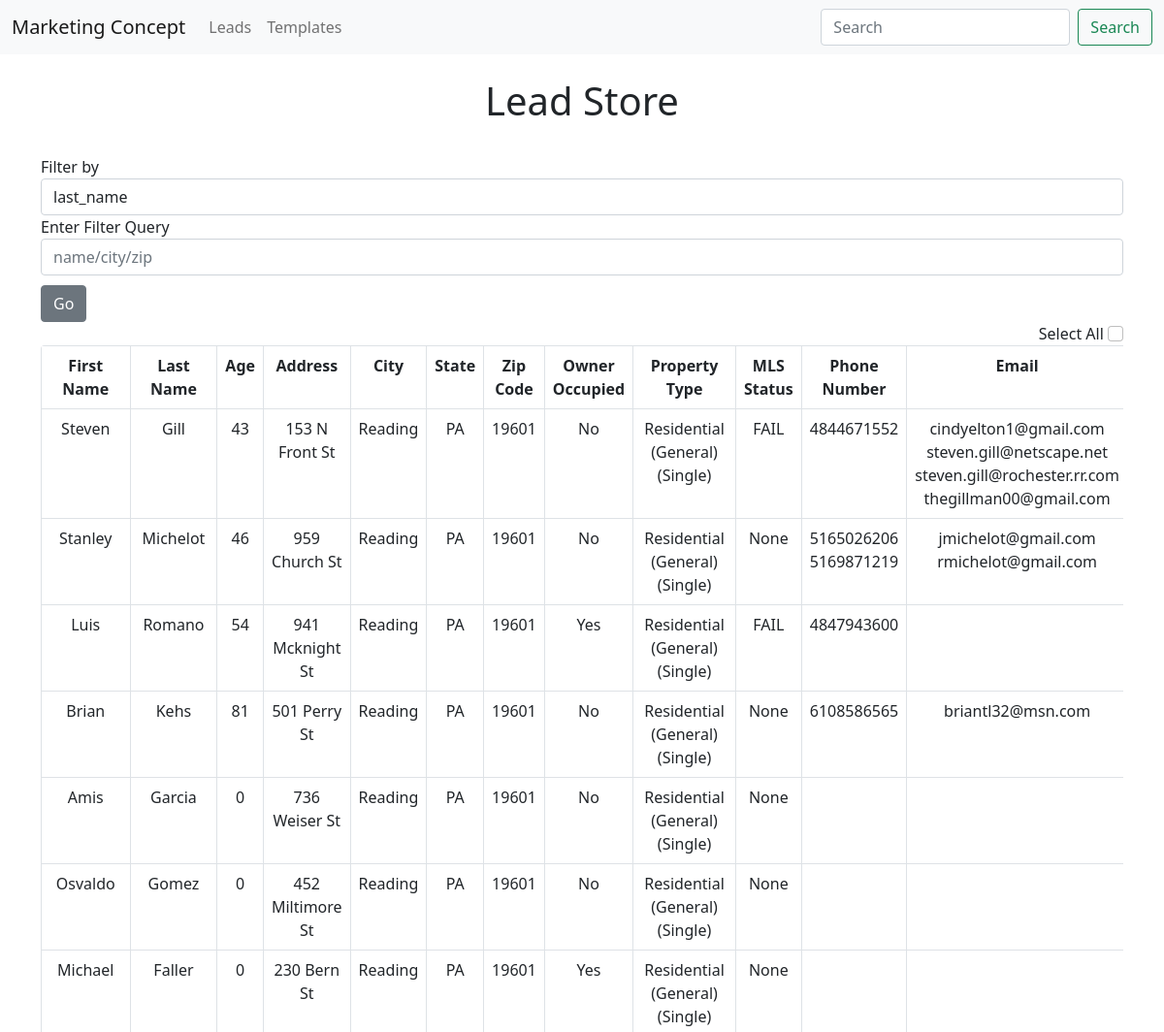
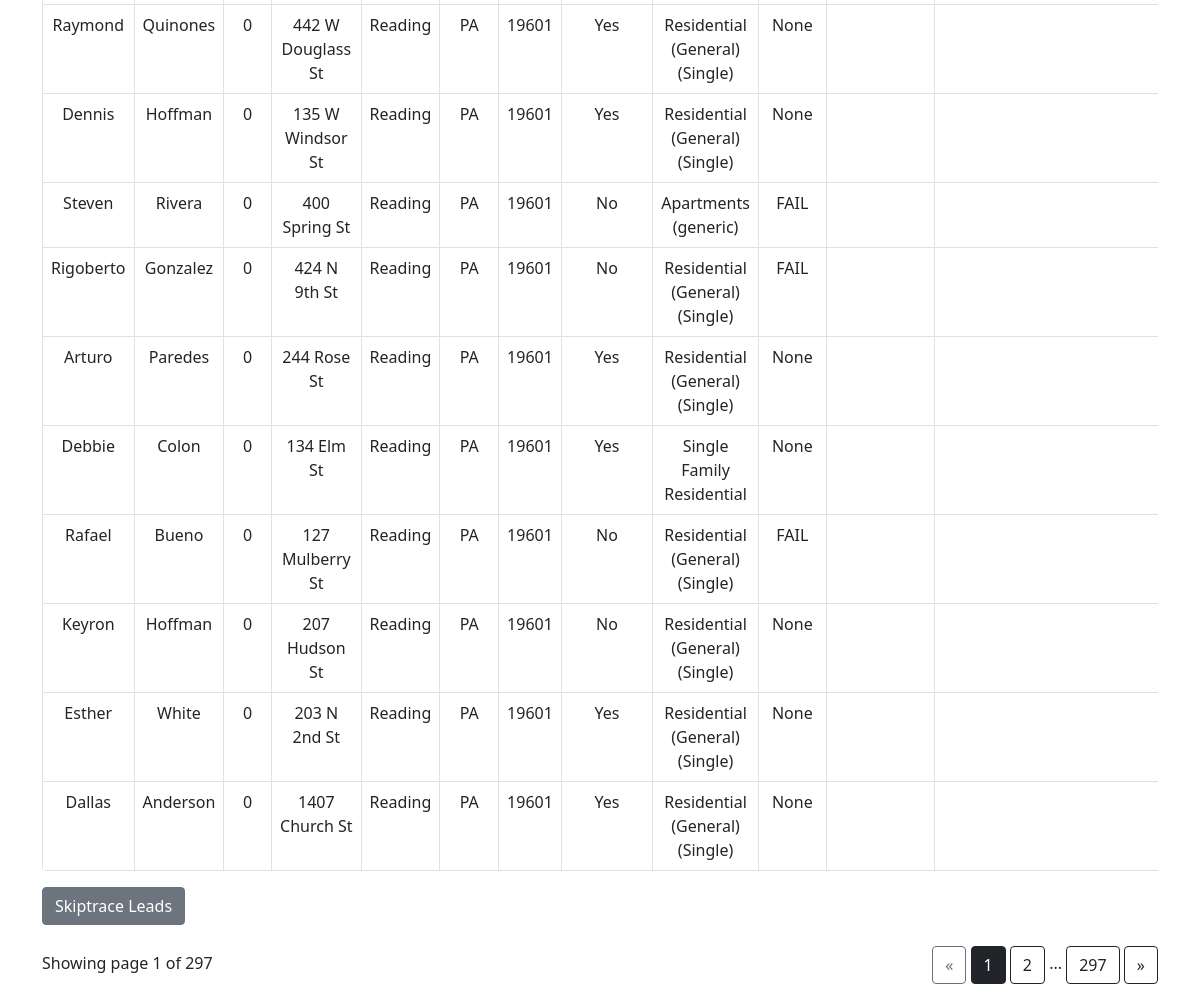
Page /leads on the committed database (2 pictures, top to bottom).
### app.py (models this page shows, shortened)
class Lead(db.Model):
    id = db.Column(db.Integer, primary_key=True)
    first_name = db.Column(db.String(200), nullable=False)
    last_name = db.Column(db.String(200), nullable=False)
    age = db.Column(db.Integer, default=0) #just added
    address = db.Column(db.String(200), nullable=False)
    city = db.Column(db.String(200), nullable=False)
    state = db.Column(db.String(200), nullable=False)
    zip = db.Column(db.String(200), nullable=False)
    owner_occupied = db.Column(db.String, nullable=False)
    property_type = db.Column(db.String, nullable=False)
    mls_status = db.Column(db.String, nullable=False)
    mobile_phones = db.relationship('Phone_Number', backref='lead')
    emails = db.relationship('Email', backref='lead')
    contacted = db.Column(db.Integer, default=0)
    contact_time = db.Column(db.DateTime)
    template_sent = db.Column(db.String(200), nullable=False)
    response = db.Column(db.String(200))
    motivation_level = db.Column(db.String(200), nullable=False)

class Phone_Number(db.Model):
    id = db.Column(db.Integer, primary_key=True)
    mobile_phone = db.Column(db.String(20), nullable=False)
    contacted = db.Column(db.Integer, default=0)
    contact_time = db.Column(db.DateTime)
    response = db.Column(db.String(200))
    lead_id = db.Column(db.Integer, db.ForeignKey('lead.id'))
    __table_args__ = (
        db.UniqueConstraint('lead_id', 'mobile_phone', name='unique_phone_numbers'),
    )

class Email(db.Model):
    id = db.Column(db.Integer, primary_key=True)
    email_address = db.Column(db.String(20), nullable=False)
    contacted = db.Column(db.Integer, default=0)
    contact_time = db.Column(db.DateTime)
    response = db.Column(db.String(200))
    lead_id = db.Column(db.Integer, db.ForeignKey('lead.id'))
    __table_args__ = (
        db.UniqueConstraint('lead_id', 'email_address', name='unique_emails'),
    )

### app.py (the view, shortened to what this page needs)
@app.route('/leads', methods=['POST', 'GET'])
def leads():
    page = request.args.get('page', 1, type=int)
    leads = db.session.query(Lead).paginate(page=page, per_page=ROWS_PER_PAGE)
    return render_template('leads.html', leads=leads)

### templates/leads.html (shortened to what this page needs)
{% extends 'base.html' %}
{% block body %}
<br><h1 style="text-align:center">Lead Store</h1><br>
<form class="form-inline" method="POST" action="{{ url_for('updated_filter') }}">
    <div class="form-group">
        <label for="exampleFormControlInput1">Filter by </label>
        <div class="input-group">
                <select name="comp_select" class="selectpicker form-control">
                    <option>last_name</option>
                </select>
        </div>
        <div class="form-group">
            <label for="exampleFormControlInput1">Enter Filter Query</label>
            <input name="info" class="form-control" id="exampleFormControlInput1" placeholder="name/city/zip">
        </div>
        <button type="submit" class="btn btn-secondary" style="margin-top: 10px;">Go</button>
    </div>
</form>
<span style="float: right;">Select All  <input class="form-check-input" type="checkbox"  id='updateme' onClick="toggle(this)"/></span><br/>
<div class="table-responsive">
    <form action="" method='POST'>
        <table class="table table-bordered" style="border-radius: 4px; overflow: hidden;">
            <tr>
                <th>First Name</th>
                <th>Last Name</th>
                <th>Age</th>
                <th>Address</th>
                <th>City</th>
                <th>State</th>
                <th>Zip Code</th>
                <th>Owner Occupied</th>
                <th>Property Type</th>
                <th>MLS Status</th>
                <th>Phone Number</th>
                <th>Email</th>
            </tr>
            {%  for lead in leads.items %}
                {% if lead.first_name %}
            <tr>
                <td>{{lead.first_name}}</td>
                <td>{{lead.last_name}}</td>
                <td>{{lead.age|int}}</td>
                <td>{{lead.address}}</td>
                <td>{{lead.city}}</td>
                <td>{{lead.state}}</td>
                <td>{{lead.zip}}</td>
                <td>{{lead.owner_occupied}}</td>
                <td>{{lead.property_type}}</td>
                <td>{{lead.mls_status}}</td>
                <td>
                    {% for mobile_phone in lead.mobile_phones %}
                        {{mobile_phone.mobile_phone
                            .replace(" ", "")
                            .replace("-", "")
                            .replace("(", "")
                            .replace(")", "")}}<br>
                    {% endfor %}
                </td>
                <td>
                    {% for email in lead.emails %}
                        {{email.email_address}}<br>
                    {% endfor %}
                </td>
            </tr>
                {% endif %}
            {% endfor %}
        </table>
        <button type='submit' class="btn btn-secondary" style="margin-bottom: 10px;">Skiptrace Leads</button>
    </form>
</div>
<div class="text-right" style="float: right; margin-top: 11px;">
    <a href="{{ url_for('leads', page=leads.prev_num) }}"
       class="btn btn-outline-dark
       {% if leads.page == 1 %}disabled{% endif %}">
        &laquo;
    </a>
    {% for page_num in leads.iter_pages(left_edge=1, right_edge=1, left_current=1, right_current=2) %}
{% if page_num %}
            {% if leads.page == page_num %}
            <a href="{{ url_for('leads', page=page_num) }}"
               class="btn btn-dark">
                {{ page_num }}
            </a>
            {% else %}
            <a href="{{ url_for('leads', page=page_num) }}"
               class="btn btn-outline-dark">
                {{ page_num }}
            </a>
            {% endif %}
        {% else %}
            ...
        {% endif %}
    {% endfor %}
    <a href="{{ url_for('leads', page=leads.next_num) }}"
       class="btn btn-outline-dark
       {% if leads.page == leads.pages %}disabled{% endif %}">
        &raquo;
    </a>
</div>
<p class="text-right mt-3">
   Showing page {{ leads.page }} of {{ leads.pages }}
</p>
{% endblock %}

### templates/base.html (shortened to what this page needs)
<!DOCTYPE html>
<html lang="en">
<head>
    <link rel="stylesheet" href="{{ url_for('static', filename='css/main.css')}}">
    <link href="https://cdn.jsdelivr.net/npm/bootstrap@5.0.2/dist/css/bootstrap.min.css" rel="stylesheet">
</head>
<body>
    {% include 'navbar.html' %}
    <div class="container">
        {% block body %}{%  endblock %}
    </div>
</body>
</html>

### templates/navbar.html (shortened to what this page needs)
<nav class="navbar navbar-expand-lg navbar-light bg-light">
    <div class="container-fluid">
      <a class="navbar-brand" href="{{ url_for('index') }}">Marketing Concept</a>
      <div class="collapse navbar-collapse" id="navbarSupportedContent">
        <ul class="navbar-nav me-auto mb-2 mb-lg-0">
          <li class="nav-item">
            <a class="nav-link" href="{{ url_for('leads') }}">Leads</a>
          </li>
          <li class="nav-item">
            <a class="nav-link" href="{{ url_for('templates') }}">Templates</a>
          </li>
        </ul>
        <form class="d-flex">
          <input class="form-control me-2" type="search" placeholder="Search" aria-label="Search">
          <button class="btn btn-outline-success" type="submit">Search</button>
        </form>
      </div>
    </div>
  </nav>

### static/css/main.css (style rules this page uses)
table, th, td { text-align: center; }

### rows in the picture
Lead: first_name "Steven", last_name "Gill", age "43", address "153 N Front St", city "Reading", state "PA", zip "19601", owner_occupied "No", property_type "Residential (General) (Single)", mls_status "FAIL"
Phone_Number: mobile_phone "4844671552"
Email: email_address "cindyelton1@gmail.com"
Email: email_address "steven.gill@netscape.net"
Email: email_address "steven.gill@rochester.rr.com"
Email: email_address "thegillman00@gmail.com"
Lead: first_name "Stanley", last_name "Michelot", age "46", address "959 Church St", city "Reading", state "PA", zip "19601", owner_occupied "No", property_type "Residential (General) (Single)", mls_status "None"
Phone_Number: mobile_phone "5165026206"
Phone_Number: mobile_phone "5169871219"
Email: email_address "jmichelot@gmail.com"
Email: email_address "rmichelot@gmail.com"
Lead: first_name "Luis", last_name "Romano", age "54", address "941 Mcknight St", city "Reading", state "PA", zip "19601", owner_occupied "Yes", property_type "Residential (General) (Single)", mls_status "FAIL"
Phone_Number: mobile_phone "4847943600"
Lead: first_name "Brian", last_name "Kehs", age "81", address "501 Perry St", city "Reading", state "PA", zip "19601", owner_occupied "No", property_type "Residential (General) (Single)", mls_status "None"
Phone_Number: mobile_phone "6108586565"
Email: email_address "briantl32@msn.com"
Lead: first_name "Amis", last_name "Garcia", age "0", address "736 Weiser St", city "Reading", state "PA", zip "19601", owner_occupied "No", property_type "Residential (General) (Single)", mls_status "None"
Lead: first_name "Osvaldo", last_name "Gomez", age "0", address "452 Miltimore St", city "Reading", state "PA", zip "19601", owner_occupied "No", property_type "Residential (General) (Single)", mls_status "None"
Lead: first_name "Michael", last_name "Faller", age "0", address "230 Bern St", city "Reading", state "PA", zip "19601", owner_occupied "Yes", property_type "Residential (General) (Single)", mls_status "None"
Lead: first_name "Raymond", last_name "Quinones", age "0", address "442 W Douglass St", city "Reading", state "PA", zip "19601", owner_occupied "Yes", property_type "Residential (General) (Single)", mls_status "None"
Lead: first_name "Dennis", last_name "Hoffman", age "0", address "135 W Windsor St", city "Reading", state "PA", zip "19601", owner_occupied "Yes", property_type "Residential (General) (Single)", mls_status "None"
Lead: first_name "Steven", last_name "Rivera", age "0", address "400 Spring St", city "Reading", state "PA", zip "19601", owner_occupied "No", property_type "Apartments (generic)", mls_status "FAIL"
Lead: first_name "Rigoberto", last_name "Gonzalez", age "0", address "424 N 9th St", city "Reading", state "PA", zip "19601", owner_occupied "No", property_type "Residential (General) (Single)", mls_status "FAIL"
Lead: first_name "Arturo", last_name "Paredes", age "0", address "244 Rose St", city "Reading", state "PA", zip "19601", owner_occupied "Yes", property_type "Residential (General) (Single)", mls_status "None"
Lead: first_name "Debbie", last_name "Colon", age "0", address "134 Elm St", city "Reading", state "PA", zip "19601", owner_occupied "Yes", property_type "Single Family Residential", mls_status "None"
Lead: first_name "Rafael", last_name "Bueno", age "0", address "127 Mulberry St", city "Reading", state "PA", zip "19601", owner_occupied "No", property_type "Residential (General) (Single)", mls_status "FAIL"
Lead: first_name "Keyron", last_name "Hoffman", age "0", address "207 Hudson St", city "Reading", state "PA", zip "19601", owner_occupied "No", property_type "Residential (General) (Single)", mls_status "None"
Lead: first_name "Esther", last_name "White", age "0", address "203 N 2nd St", city "Reading", state "PA", zip "19601", owner_occupied "Yes", property_type "Residential (General) (Single)", mls_status "None"
Lead: first_name "Dallas", last_name "Anderson", age "0", address "1407 Church St", city "Reading", state "PA", zip "19601", owner_occupied "Yes", property_type "Residential (General) (Single)", mls_status "None"

### other values in the picture
{{ page_num }} "1"
{{ page_num }} "2" "297"
{{ leads.page }} "1"
{{ leads.pages }} "297"
